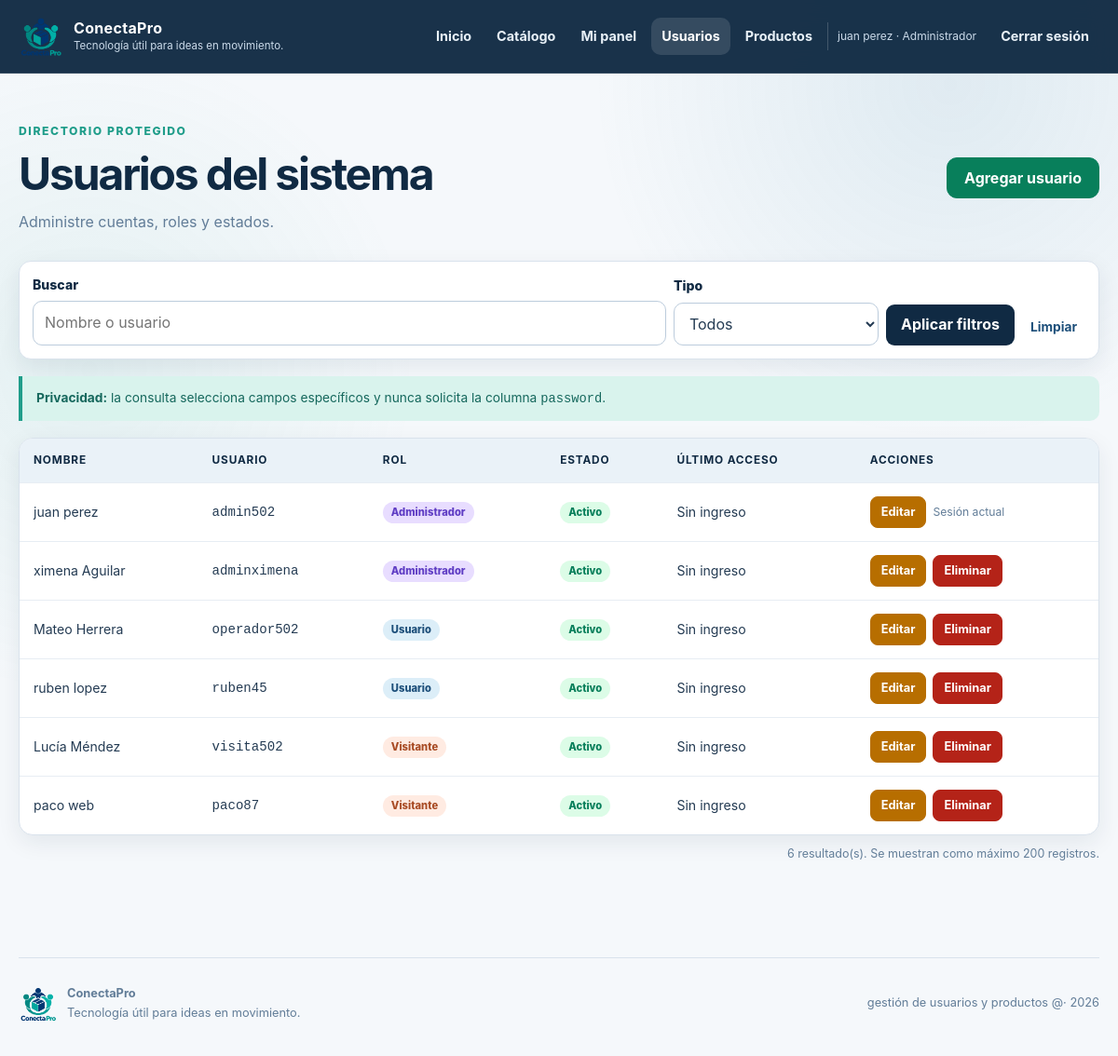
/usuarios/listar.php (signed in), run on the app's committed database.
### tables this page shows
CREATE TABLE IF NOT EXISTS usuarios (
    id_usuario INT UNSIGNED AUTO_INCREMENT PRIMARY KEY,
    nombre VARCHAR(100) NOT NULL,
    usuario VARCHAR(30) NOT NULL,
    password VARCHAR(255) NOT NULL,

    tipo ENUM(
        'administrador',
        'usuario',
        'visitante'
    ) NOT NULL DEFAULT 'visitante',

    estado ENUM(
        'Activo',
        'Inactivo'
    ) NOT NULL DEFAULT 'Activo',

    creado_por INT UNSIGNED NULL,
    ultimo_acceso DATETIME NULL,

    creado_en TIMESTAMP NOT NULL
        DEFAULT CURRENT_TIMESTAMP,

    actualizado_en TIMESTAMP NOT NULL
        DEFAULT CURRENT_TIMESTAMP
        ON UPDATE CURRENT_TIMESTAMP,

    CONSTRAINT uq_usuarios_usuario
        UNIQUE (usuario),

    INDEX idx_usuarios_tipo_estado (tipo, estado),

    CONSTRAINT fk_usuarios_creado_por
        FOREIGN KEY (creado_por)
        REFERENCES usuarios (id_usuario)
        ON UPDATE CASCADE
        ON DELETE SET NULL
);

### funciones.php (called while the page is built, shortened)
<?php
function escapar(?string $valor): string
{
    return htmlspecialchars($valor ?? "", ENT_QUOTES | ENT_SUBSTITUTE, "UTF-8");
}
function sincronizar_usuario_sesion(mysqli $conexion, string $ruta_login): array
{
    $id_usuario = (int) $_SESSION["id_usuario"];
    $sql = "SELECT id_usuario, nombre, usuario, tipo, estado
            FROM usuarios
            WHERE id_usuario = ?
            LIMIT 1";
    $consulta = $conexion->prepare($sql);
    $consulta->bind_param("i", $id_usuario);
    $consulta->execute();
    $resultado = $consulta->get_result();
    $usuario = $resultado->fetch_assoc();
    return $usuario;
}
function nombre_rol(string $tipo): string
{
    $nombres = [
        "administrador" => "Administrador",
        "usuario" => "Usuario",
        "visitante" => "Visitante"
    ];
    return $nombres[$tipo] ?? "Sin rol";
}

### usuarios/listar.php (the view, shortened to what this page needs)
<?php
require_once __DIR__ . "/../funciones.php";
require_once __DIR__ . "/../conexion.php";
$usuario_actual = sincronizar_usuario_sesion($conexion, "../login.php");
$busqueda = trim($_GET["buscar"] ?? "");
$filtro_tipo = $_GET["tipo"] ?? "";
$tipos_validos = ["administrador", "usuario", "visitante"];
if (!in_array($filtro_tipo, $tipos_validos, true)) {
    $filtro_tipo = "";
}
$termino = "%" . $busqueda . "%";
$sql = "SELECT id_usuario, nombre, usuario, tipo, estado, ultimo_acceso, creado_en
        FROM usuarios
        WHERE (? = '' OR tipo = ?)
          AND (? = '' OR nombre LIKE ? OR usuario LIKE ?)
        ORDER BY
            CASE tipo
                WHEN 'administrador' THEN 1
                WHEN 'usuario' THEN 2
                ELSE 3
            END,
            nombre
        LIMIT 200";
$consulta = $conexion->prepare($sql);
$consulta->bind_param(
    "sssss",
    $filtro_tipo,
    $filtro_tipo,
    $busqueda,
    $termino,
    $termino
);
$consulta->execute();
$usuarios = $consulta->get_result();
$es_administrador = $usuario_actual["tipo"] === "administrador";
$ruta_base = "../";
$pagina_actual = "usuarios";
require __DIR__ . "/../includes/encabezado.php";
?>
<main id="contenido" class="contenedor-panel">
    <section class="cabecera-modulo">
        <div>
            <span class="etiqueta-superior">Directorio protegido</span>
            <h1>Usuarios del sistema</h1>
            <p>
                <?php if ($es_administrador) { ?>Administre cuentas, roles y estados.<?php } else { ?>Consulte el directorio sin acceso a contraseñas y registre únicamente visitantes.<?php } ?>
            </p>
        </div>
        <a class="boton btn-agregar" href="agregar.php">
            <?php echo $es_administrador ? "Agregar usuario" : "Agregar visitante"; ?>
        </a>
    </section>
    <form class="filtros" method="GET" action="listar.php">
        <div class="campo">
            <label for="buscar">Buscar</label>
            <input id="buscar" type="search" name="buscar" value="<?php echo escapar($busqueda); ?>" placeholder="Nombre o usuario">
        </div>
        <div class="campo">
            <label for="tipo">Tipo</label>
            <select id="tipo" name="tipo">
                <option value="">Todos</option>
            </select>
        </div>
        <button type="submit">Aplicar filtros</button>
        <a href="listar.php">Limpiar</a>
    </form>
    <div class="nota-seguridad">
        <strong>Privacidad:</strong> la consulta selecciona campos específicos y nunca solicita la columna <code>password</code>.
    </div>
    <?php if ($usuarios->num_rows > 0) { ?>
        <div class="tabla-responsive">
            <table>
                <thead>
                    <tr>
                        <th>Nombre</th>
                        <th>Usuario</th>
                        <th>Rol</th>
                        <th>Estado</th>
                        <th>Último acceso</th>
                        <?php if ($es_administrador) { ?><th>Acciones</th><?php } ?>
                    </tr>
                </thead>
                <tbody>
                    <?php while ($usuario = $usuarios->fetch_assoc()) { ?>
                        <tr>
                            <td data-label="Nombre"><?php echo escapar($usuario["nombre"]); ?></td>
                            <td data-label="Usuario"><code><?php echo escapar($usuario["usuario"]); ?></code></td>
                            <td data-label="Rol"><span class="rol rol-<?php echo escapar($usuario["tipo"]); ?>"><?php echo escapar(nombre_rol($usuario["tipo"])); ?></span></td>
                            <td data-label="Estado"><span class="estado <?php echo $usuario["estado"] === "Activo" ? "estado-activo" : "estado-inactivo"; ?>"><?php echo escapar($usuario["estado"]); ?></span></td>
                            <td data-label="Último acceso"><?php echo $usuario["ultimo_acceso"] ? escapar(date("d/m/Y H:i", strtotime($usuario["ultimo_acceso"]))) : "Sin ingreso"; ?></td>
                            <?php if ($es_administrador) { ?>
                                <td data-label="Acciones" class="acciones-tabla">
                                    <a class="boton btn-editar boton-pequeno" href="editar.php?id=<?php echo (int) $usuario["id_usuario"]; ?>">Editar</a>
                                    <?php if ((int) $usuario["id_usuario"] !== (int) $usuario_actual["id_usuario"]) { ?>
                                        <form class="formulario-eliminar" action="eliminar.php" method="POST" data-confirmacion="¿Eliminar la cuenta de <?php echo escapar($usuario["nombre"]); ?>? Esta acción no se puede deshacer.">
                                            <button class="boton btn-eliminar boton-pequeno" type="submit">Eliminar</button>
                                        </form>
                                    <?php } else { ?>
                                        <span class="texto-suave">Sesión actual</span>
                                    <?php } ?>
                                </td>
                            <?php } ?>
                        </tr>
                    <?php } ?>
                </tbody>
            </table>
        </div>
        <p class="contador-resultados"><?php echo $usuarios->num_rows; ?> resultado(s). Se muestran como máximo 200 registros.</p>
    <?php } else { ?>
        <div class="estado-vacio"><h2>No hay resultados</h2><p>Cambie los filtros o registre un usuario nuevo.</p></div>
    <?php } ?>
</main>
<?php
require __DIR__ . "/../includes/pie.php";
?>

### includes/encabezado.php (shortened to what this page needs)
<?php
$ruta_base = $ruta_base ?? "";
$pagina_actual = $pagina_actual ?? "";
$sesion_activa = isset($_SESSION["id_usuario"]);
$tipo_actual = $_SESSION["tipo"] ?? "";
function clase_enlace_activo(string $pagina, string $pagina_actual): string
{
    return $pagina === $pagina_actual ? " enlace-activo" : "";
}
?>
<!DOCTYPE html>
<html lang="es">
<head>
    <link rel="stylesheet" href="<?php echo escapar($ruta_base); ?>css/style.css">
</head>
<body>
    <header class="encabezado-sitio">
        <div class="barra-navegacion">
            <a class="marca" href="<?php echo escapar($ruta_base); ?>index.php" aria-label="Ir al inicio de Nodo Altura 502">
                <img src="<?php echo escapar($ruta_base); ?>assets/img/logo.png" alt="" width="48" height="48">
                <span>
                    <strong><?php echo escapar(APP_NOMBRE); ?></strong>
                    <small><?php echo escapar(APP_ESLOGAN); ?></small>
                </span>
            </a>
            <nav id="menu-principal" class="menu-principal" aria-label="Navegación principal">
                <a class="<?php echo clase_enlace_activo("inicio", $pagina_actual); ?>" href="<?php echo escapar($ruta_base); ?>index.php">Inicio</a>
                <a href="<?php echo escapar($ruta_base); ?>index.php#productos">Catálogo</a>
                <?php if ($sesion_activa) { ?>
                    <a class="<?php echo clase_enlace_activo("panel", $pagina_actual); ?>" href="<?php echo escapar($ruta_base); ?>panel.php">Mi panel</a>
                    <?php if (in_array($tipo_actual, ["administrador", "usuario"], true)) { ?>
                        <a class="<?php echo clase_enlace_activo("usuarios", $pagina_actual); ?>" href="<?php echo escapar($ruta_base); ?>usuarios/listar.php">Usuarios</a>
                        <a class="<?php echo clase_enlace_activo("productos", $pagina_actual); ?>" href="<?php echo escapar($ruta_base); ?>productos/listar.php">Productos</a>
                    <?php } ?>
                    <span class="usuario-conectado">
                        <?php echo escapar($_SESSION["nombre"] ?? $_SESSION["usuario"] ?? "Usuario"); ?>
                        · <?php echo escapar(nombre_rol($tipo_actual)); ?>
                    </span>
                    <form class="formulario-salir" action="<?php echo escapar($ruta_base); ?>cerrar.php" method="POST">
                        <button class="enlace-salir" type="submit">Cerrar sesión</button>
                    </form>
                <?php } else { ?>
                    <a class="boton boton-claro boton-menu-login<?php echo clase_enlace_activo("login", $pagina_actual); ?>" href="<?php echo escapar($ruta_base); ?>login.php">Iniciar sesión</a>
                <?php } ?>
            </nav>
        </div>
    </header>
</head>
</html>

### data on the page
usuarios: tipo "Administrador", nombre "juan perez", usuario "admin502", estado "Activo", shows "Sin ingreso", shows "Sesión actual"
usuarios: nombre "ximena Aguilar", usuario "adminximena", tipo "Administrador", estado "Activo", shows "Sin ingreso"
usuarios: nombre "Mateo Herrera", usuario "operador502", tipo "Usuario", estado "Activo", shows "Sin ingreso"
usuarios: nombre "ruben lopez", usuario "ruben45", tipo "Usuario", estado "Activo", shows "Sin ingreso"
usuarios: nombre "Lucía Méndez", usuario "visita502", tipo "Visitante", estado "Activo", shows "Sin ingreso"
usuarios: nombre "paco web", usuario "paco87", tipo "Visitante", estado "Activo", shows "Sin ingreso"

### other printed values
escapar(APP_NOMBRE) "ConectaPro"
escapar(APP_ESLOGAN) "Tecnología útil para ideas en movimiento."
escapar($_SESSION["nombre"] ?? $_SESSION["usuario"] ?? "Usuario") "juan perez"
$usuarios->num_rows "6"
